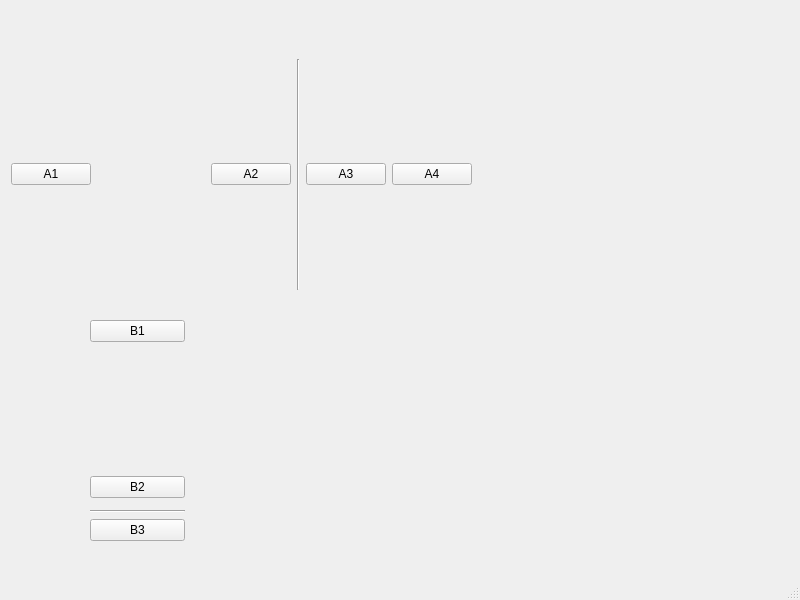
<?xml version="1.0" encoding="UTF-8"?>
<ui version="4.0">
 <class>MainWindow</class>
 <widget class="QMainWindow" name="MainWindow">
  <property name="geometry">
   <rect>
    <x>0</x>
    <y>0</y>
    <width>800</width>
    <height>600</height>
   </rect>
  </property>
  <property name="windowTitle">
   <string>MainWindow</string>
  </property>
  <widget class="QWidget" name="centralwidget">
   <widget class="QWidget" name="">
    <property name="geometry">
     <rect>
      <x>11</x>
      <y>59</y>
      <width>461</width>
      <height>231</height>
     </rect>
    </property>
    <layout class="QHBoxLayout" name="horizontalLayout">
     <item>
      <widget class="QPushButton" name="pushButton">
       <property name="text">
        <string>A1</string>
       </property>
      </widget>
     </item>
     <item>
      <spacer name="horizontalSpacer_4">
       <property name="orientation">
        <enum>Qt::Horizontal</enum>
       </property>
       <property name="sizeHint" stdset="0">
        <size>
         <width>40</width>
         <height>20</height>
        </size>
       </property>
      </spacer>
     </item>
     <item>
      <widget class="QPushButton" name="pushButton_2">
       <property name="text">
        <string>A2</string>
       </property>
      </widget>
     </item>
     <item>
      <widget class="Line" name="line">
       <property name="orientation">
        <enum>Qt::Vertical</enum>
       </property>
      </widget>
     </item>
     <item>
      <widget class="QPushButton" name="pushButton_3">
       <property name="text">
        <string>A3</string>
       </property>
      </widget>
     </item>
     <item>
      <widget class="QPushButton" name="pushButton_4">
       <property name="text">
        <string>A4</string>
       </property>
      </widget>
     </item>
    </layout>
   </widget>
   <widget class="QWidget" name="">
    <property name="geometry">
     <rect>
      <x>90</x>
      <y>320</y>
      <width>95</width>
      <height>221</height>
     </rect>
    </property>
    <layout class="QVBoxLayout" name="verticalLayout">
     <item>
      <widget class="QPushButton" name="pushButton_5">
       <property name="text">
        <string>B1</string>
       </property>
      </widget>
     </item>
     <item>
      <spacer name="verticalSpacer">
       <property name="orientation">
        <enum>Qt::Vertical</enum>
       </property>
       <property name="sizeHint" stdset="0">
        <size>
         <width>20</width>
         <height>40</height>
        </size>
       </property>
      </spacer>
     </item>
     <item>
      <widget class="QPushButton" name="pushButton_6">
       <property name="text">
        <string>B2</string>
       </property>
      </widget>
     </item>
     <item>
      <widget class="Line" name="line_2">
       <property name="orientation">
        <enum>Qt::Vertical</enum>
       </property>
      </widget>
     </item>
     <item>
      <widget class="Line" name="line_3">
       <property name="orientation">
        <enum>Qt::Horizontal</enum>
       </property>
      </widget>
     </item>
     <item>
      <widget class="QPushButton" name="pushButton_7">
       <property name="text">
        <string>B3</string>
       </property>
      </widget>
     </item>
    </layout>
   </widget>
  </widget>
  <widget class="QMenuBar" name="menubar">
   <property name="geometry">
    <rect>
     <x>0</x>
     <y>0</y>
     <width>800</width>
     <height>26</height>
    </rect>
   </property>
  </widget>
  <widget class="QStatusBar" name="statusbar"/>
 </widget>
 <resources/>
 <connections/>
</ui>
